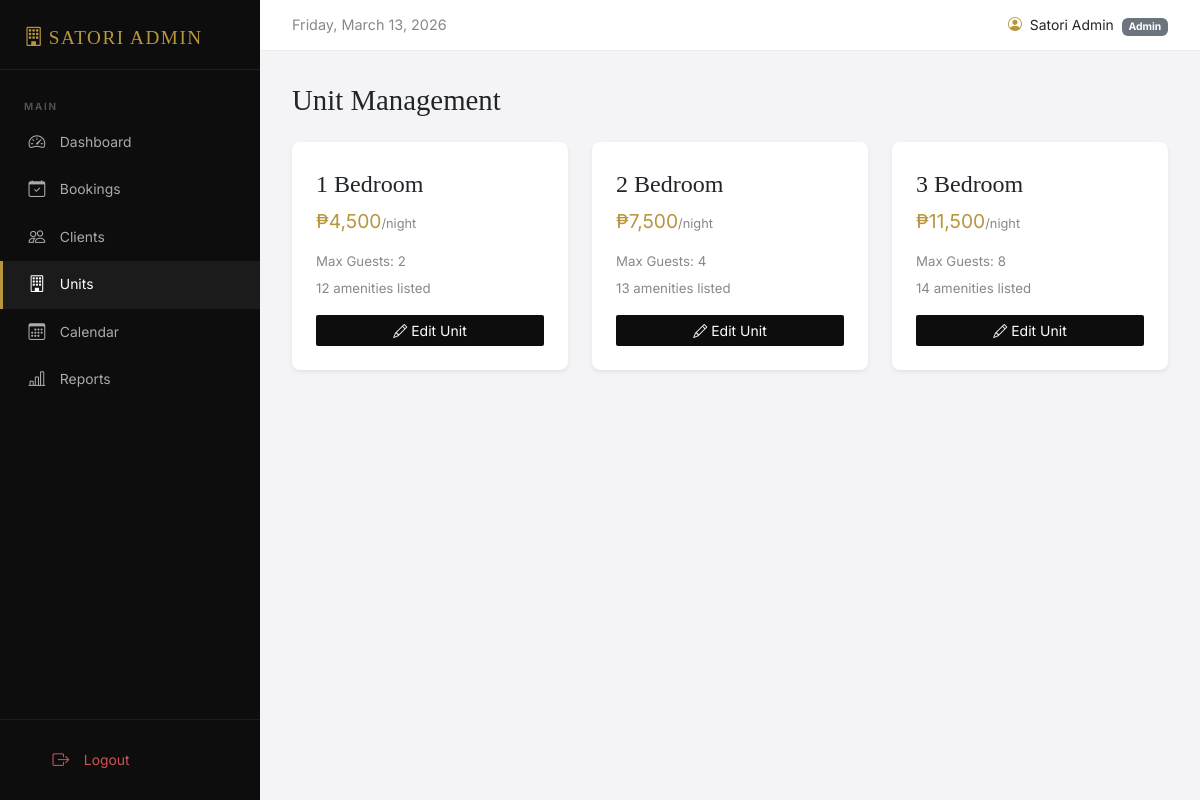
The app's page /admin/units.php (signed in) with its own data.
### tables this page shows
CREATE TABLE unit_images (
    image_id       INT UNSIGNED AUTO_INCREMENT PRIMARY KEY,
    unit_type_id   INT UNSIGNED NOT NULL,
    image_path     VARCHAR(255) NOT NULL,
    alt_text       VARCHAR(150) NULL,
    is_primary     TINYINT(1) NOT NULL DEFAULT 0,
    sort_order     TINYINT UNSIGNED NOT NULL DEFAULT 0,
    FOREIGN KEY (unit_type_id) REFERENCES unit_types(unit_type_id) ON DELETE CASCADE
);

CREATE TABLE unit_types (
    unit_type_id   INT UNSIGNED AUTO_INCREMENT PRIMARY KEY,
    name           VARCHAR(50) NOT NULL,           
    slug           VARCHAR(50) NOT NULL UNIQUE,    
    description    TEXT NOT NULL,
    amenities      TEXT NOT NULL,                  
    max_guests     TINYINT UNSIGNED NOT NULL DEFAULT 2,
    price_per_night DECIMAL(10,2) NOT NULL,
    is_active      TINYINT(1) NOT NULL DEFAULT 1,
    sort_order     TINYINT UNSIGNED NOT NULL DEFAULT 0,
    created_at     DATETIME NOT NULL DEFAULT CURRENT_TIMESTAMP,
    updated_at     DATETIME NOT NULL DEFAULT CURRENT_TIMESTAMP ON UPDATE CURRENT_TIMESTAMP
);

### app/controllers/AdminController.php (called while the page is built, shortened)
<?php
require_once __DIR__ . '/../../config/database.php';
require_once __DIR__ . '/../models/UnitTypeModel.php';
class AdminController {
    private UnitTypeModel $unitModel;
    public function __construct() {
        $this->unitModel    = new UnitTypeModel();
    }
    public function units(): void {
        $units = $this->unitModel->getAll(false);
        include __DIR__ . '/../views/admin/units.php';
    }
}

### admin/units.php (called while the page is built, shortened)
<?php require_once __DIR__ . '/../config/app.php';
require_once __DIR__ . '/../config/database.php';
require_once __DIR__ . '/../app/models/UnitTypeModel.php';
require_once __DIR__ . '/../app/controllers/AdminController.php';
(new AdminController())->units();

### config/database.php (called while the page is built, shortened)
<?php
class Database {
    private static $instance = null;
    public static function getInstance() {
        if (self::$instance === null) {
            $dsn = sprintf(
                'mysql:host=%s;port=%s;dbname=%s;charset=%s',
                DB_HOST, DB_PORT, DB_NAME, DB_CHARSET
            );
            $options = [
                PDO::ATTR_ERRMODE            => PDO::ERRMODE_EXCEPTION,
                PDO::ATTR_DEFAULT_FETCH_MODE => PDO::FETCH_ASSOC,
                PDO::ATTR_EMULATE_PREPARES   => false,
            ];
            try {
                self::$instance = new PDO($dsn, DB_USER, DB_PASS, $options);
            } catch (PDOException $e) {
                error_log('DB Connection Error: ' . $e->getMessage());
                die(json_encode(['error' => 'Database connection failed.']));
            }
        }
        return self::$instance;
    }
}

### app/models/UnitTypeModel.php (called while the page is built, shortened)
<?php
require_once __DIR__ . '/../../config/database.php';
class UnitTypeModel {
    private PDO $db;
    public function __construct() {
        $this->db = Database::getInstance();
    }
    public function getAll(bool $activeOnly = true): array {
        $sql = "SELECT ut.*, ui.image_path AS primary_image
                FROM unit_types ut
                LEFT JOIN unit_images ui
                  ON ui.unit_type_id = ut.unit_type_id AND ui.is_primary = 1
                WHERE 1=1";
        $sql .= " ORDER BY ut.sort_order";
        $rows = $this->db->query($sql)->fetchAll();
        return $rows;
    }
}

### app/views/admin/units.php (the view, shortened to what this page needs)
<?php include '_header.php'; ?>
<div class="d-flex justify-content-between align-items-center mb-4">
  <h4 style="font-family:'Cormorant Garamond',serif;font-size:1.8rem;margin:0;">Unit Management</h4>
</div>
<div class="row g-4">
  <?php foreach ($units as $unit): ?>
  <div class="col-md-4">
    <div class="stat-card shadow-sm">
      <div style="font-family:'Cormorant Garamond',serif;font-size:1.5rem;margin-bottom:0.3rem;">
        <?= htmlspecialchars($unit['name']) ?>
      </div>
      <div style="font-size:1.2rem;color:var(--gold);margin-bottom:1rem;">
        ₱<?= number_format($unit['price_per_night']) ?><span style="font-size:0.8rem;color:#888;">/night</span>
      </div>
      <div style="font-size:0.83rem;color:#888;margin-bottom:0.5rem;">Max Guests: <?= $unit['max_guests'] ?></div>
      <div style="font-size:0.83rem;color:#888;margin-bottom:1rem;"><?= count($unit['amenities']) ?> amenities listed</div>
      <button class="btn btn-sm w-100" style="background:var(--dark);color:#fff;border-radius:2px;"
              onclick="openEditModal(<?= $unit['unit_type_id'] ?>, '<?= htmlspecialchars(addslashes($unit['name'])) ?>',
                '<?= htmlspecialchars(addslashes($unit['description'])) ?>',
                <?= $unit['max_guests'] ?>, <?= $unit['price_per_night'] ?>,
                <?= htmlspecialchars(json_encode($unit['amenities'])) ?>)">
        <i class="bi bi-pencil me-1"></i>Edit Unit
      </button>
    </div>
  </div>
  <?php endforeach; ?>
</div>
<?php include '_footer.php'; ?>

### app/views/admin/_header.php (shortened to what this page needs)
<!DOCTYPE html>
<html lang="en">
<head>
<link href="https://cdn.jsdelivr.net/npm/bootstrap@5.3.2/dist/css/bootstrap.min.css" rel="stylesheet">
<link href="https://cdn.jsdelivr.net/npm/bootstrap-icons@1.11.3/font/bootstrap-icons.min.css" rel="stylesheet">
</head>
<body>
<?php
$currentPage = basename($_SERVER['PHP_SELF'], '.php');
$navLinks = [
  ['dashboard',  'bi-speedometer2',   'Dashboard',  ADMIN_URL.'/dashboard.php'],
  ['bookings',   'bi-calendar-check', 'Bookings',   ADMIN_URL.'/bookings.php'],
  ['clients',    'bi-people',         'Clients',    ADMIN_URL.'/clients.php'],
  ['units',      'bi-building',       'Units',      ADMIN_URL.'/units.php'],
  ['calendar',   'bi-calendar3',      'Calendar',   ADMIN_URL.'/calendar.php'],
  ['reports',    'bi-bar-chart-line', 'Reports',    ADMIN_URL.'/reports.php'],
];
?>
<div class="admin-sidebar">
  <div class="sidebar-brand">
    <i class="bi bi-building me-1"></i>Satori Admin
  </div>
  <nav class="sidebar-nav">
    <div class="nav-section">Main</div>
    <?php foreach ($navLinks as [$page,$icon,$label,$url]): ?>
    <a href="<?= $url ?>" class="sidebar-link <?= $currentPage === $page ? 'active' : '' ?>">
      <i class="bi <?= $icon ?>"></i><?= $label ?>
    </a>
    <?php endforeach; ?>
  </nav>
  <div style="padding:1rem 1.5rem;border-top:1px solid rgba(255,255,255,0.07);">
    <a href="<?= ADMIN_URL ?>/logout.php" class="sidebar-link" style="color:rgba(255,100,100,0.8);">
      <i class="bi bi-box-arrow-right"></i>Logout
    </a>
  </div>
</div>
<div class="admin-main">
  <div class="admin-topbar">
    <div style="font-size:0.9rem;color:#888;">
      <?= date('l, F j, Y') ?>
    </div>
    <div class="d-flex align-items-center gap-3">
      <span style="font-size:0.87rem;">
        <i class="bi bi-person-circle me-1" style="color:var(--gold)"></i>
        <?= htmlspecialchars($_SESSION['admin_name'] ?? 'Admin') ?>
        <span class="badge bg-secondary ms-1" style="font-size:0.65rem;"><?= ucfirst($_SESSION['admin_role'] ?? '') ?></span>
      </span>
    </div>
  </div>
  <div class="admin-content">

### app/views/admin/_footer.php (shortened to what this page needs)
  </div>
</div>
</body>
</html>

### app/views/admin/_header.php (style rules this page uses)
:root { --gold:#b8963e; --dark:#0d0d0d; --dark2:#1a1a1a; --sidebar-w:260px; --cream:#f8f5ef; --success:#2d7a4f; }
body { font-family:'Inter',sans-serif; background:#f4f4f6; margin:0; }
.admin-sidebar { width:var(--sidebar-w); position:fixed; top:0; left:0; height:100vh; background:var(--dark); overflow-y:auto; z-index:1000; display:flex; flex-direction:column; }
.sidebar-brand { padding:1.5rem 1.5rem 1rem; border-bottom:1px solid rgba(255,255,255,0.07); font-family:'Cormorant Garamond',serif; font-size:1.2rem; color:var(--gold); letter-spacing:0.08em; text-transform:uppercase; }
.sidebar-nav { flex:1; padding:1rem 0; }
.nav-section { font-size:0.62rem; letter-spacing:0.18em; color:rgba(255,255,255,0.3); text-transform:uppercase; padding:0.8rem 1.5rem 0.3rem; font-weight:600; }
.sidebar-link { display:flex; align-items:center; gap:0.8rem; padding:0.7rem 1.5rem; color:rgba(255,255,255,0.65); text-decoration:none; font-size:0.87rem; transition:all 0.15s; border-left:3px solid transparent; }
.sidebar-link:hover, .sidebar-link.active { color:#fff; background:rgba(255,255,255,0.06); border-left-color:var(--gold); }
.sidebar-link i { font-size:1.05rem; width:20px; text-align:center; }
.admin-main { margin-left:var(--sidebar-w); min-height:100vh; }
.admin-topbar { background:#fff; padding:0.9rem 2rem; border-bottom:1px solid #eee; display:flex; align-items:center; justify-content:space-between; position:sticky; top:0; z-index:100; }
.admin-content { padding:2rem; }
.stat-card { background:#fff; border-radius:8px; padding:1.5rem; border:none; }

### records on screen
unit_images: unit_type.name "1 Bedroom", unit_type.price_per_night "4,500", unit_type.max_guests "2", count($unit['amenities']) "12"
unit_images: unit_type.name "2 Bedroom", unit_type.price_per_night "7,500", unit_type.max_guests "4", count($unit['amenities']) "13"
unit_images: unit_type.name "3 Bedroom", unit_type.price_per_night "11,500", unit_type.max_guests "8", count($unit['amenities']) "14"

### other values on screen
$label "Dashboard"
$label "Bookings"
$label "Clients"
$label "Units"
$label "Calendar"
$label "Reports"
$_SESSION['admin_name'] "Satori Admin"
$_SESSION['admin_role'] "Admin"
